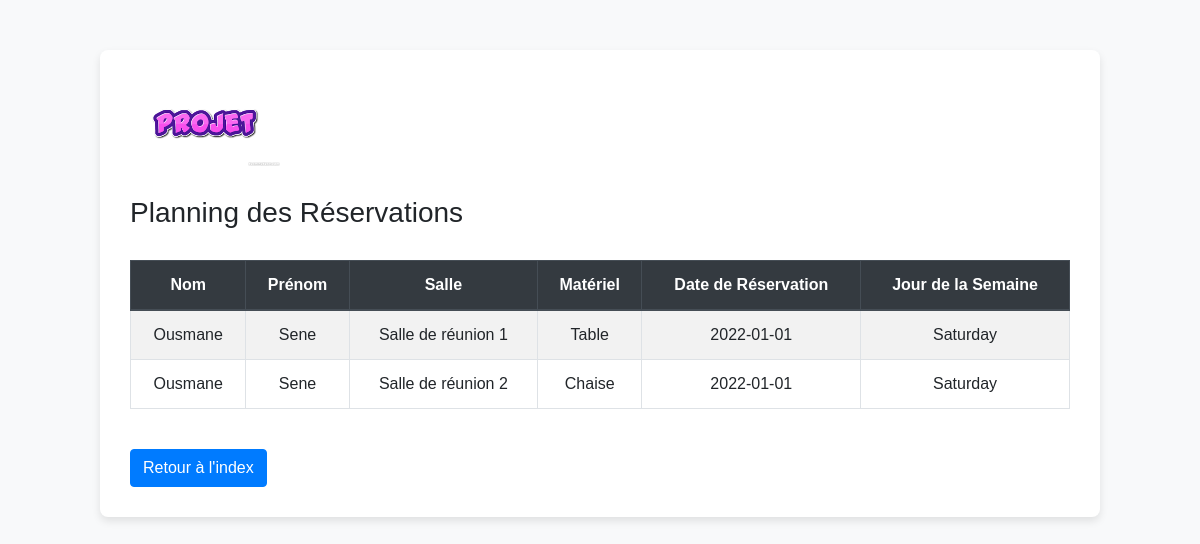
The app's page /planning.php with its own data.
### tables this page shows
CREATE TABLE plannings (
    id INT AUTO_INCREMENT PRIMARY KEY,
    personne_id INT,
    salle_id INT,
    materiel_id INT,
    date_reservation DATE,
    FOREIGN KEY (personne_id) REFERENCES Personne(id),
    FOREIGN KEY (salle_id) REFERENCES Salle(id),
    FOREIGN KEY (materiel_id) REFERENCES Materiel(id)
);

CREATE TABLE Personne (
    id INT AUTO_INCREMENT PRIMARY KEY,
    nom VARCHAR(100) NOT NULL,
    prenom VARCHAR(100) NOT NULL,
    email VARCHAR(100) UNIQUE NOT NULL
);

CREATE TABLE Salle (
    id INT AUTO_INCREMENT PRIMARY KEY,
    nom VARCHAR(100) NOT NULL,
    capacite INT NOT NULL
);

CREATE TABLE Materiel (
    id INT AUTO_INCREMENT PRIMARY KEY,
    nom VARCHAR(100) NOT NULL,
    description TEXT
);

### planning.php (the view, shortened to what this page needs)
<?php
include 'db.php';
$sql = "SELECT p.nom, p.prenom, s.nom AS salle, m.nom AS materiel, pl.date_reservation,
        DAYNAME(pl.date_reservation) AS jour_semaine
        FROM plannings pl
        JOIN Personne p ON pl.personne_id = p.id
        JOIN Salle s ON pl.salle_id = s.id
        JOIN Materiel m ON pl.materiel_id = m.id";
$result = mysqli_query($conn, $sql);
?>
<!DOCTYPE html>
<html lang="fr">
<head>
    <link href="https://stackpath.bootstrapcdn.com/bootstrap/4.5.2/css/bootstrap.min.css" rel="stylesheet">
</head>
<body>
    <div class="container">
        <div class="logo">
            <img src="image.png" alt="Logo">
        </div>
        <h1>Planning des Réservations</h1>
        <table class="table table-bordered table-striped">
            <thead class="thead-dark">
                <tr>
                    <th>Nom</th>
                    <th>Prénom</th>
                    <th>Salle</th>
                    <th>Matériel</th>
                    <th>Date de Réservation</th>
                    <th>Jour de la Semaine</th>
                </tr>
            </thead>
            <tbody>
                <?php
                if (mysqli_num_rows($result) > 0) {
                    while ($row = mysqli_fetch_assoc($result)) {
                        echo "<tr>
                                <td>" . htmlspecialchars($row['nom']) . "</td>
                                <td>" . htmlspecialchars($row['prenom']) . "</td>
                                <td>" . htmlspecialchars($row['salle']) . "</td>
                                <td>" . htmlspecialchars($row['materiel']) . "</td>
                                <td>" . htmlspecialchars($row['date_reservation']) . "</td>
                                <td>" . htmlspecialchars($row['jour_semaine']) . "</td>
                              </tr>";
                    }
                } else {
                    echo "<tr><td colspan='6'>Aucune réservation trouvée</td></tr>";
                }
                ?>
            </tbody>
        </table>
        <br>
        <a href="index.php" class="btn btn-primary">Retour à l'index</a>
    </div>
</body>
</html>

### planning.php (style rules this page uses)
body { font-family: Arial, sans-serif; background-color: #f8f9fa; padding-top: 50px; }
.container { background-color: white; padding: 30px; border-radius: 8px; box-shadow: 0 4px 8px rgba(0, 0, 0, 0.1); width: 100%; max-width: 1000px; margin: 0 auto; }
.logo { margin-bottom: 30px; }
.logo img { width: 150px; height: auto; }
h1 { margin-bottom: 30px; font-size: 28px; }
.table th, .table td { text-align: center; }
.table th { background-color: #007bff; color: white; }
.table-striped tbody tr:nth-of-type(odd) { background-color: #f2f2f2; }

### records on screen
plannings: personne.nom "Ousmane", personne.prenom "Sene", salle.nom "Salle de réunion 1", materiel.nom "Table", date_reservation "2022-01-01", jour_semaine "Saturday"
plannings: personne.nom "Ousmane", personne.prenom "Sene", salle.nom "Salle de réunion 2", materiel.nom "Chaise", date_reservation "2022-01-01", jour_semaine "Saturday"
